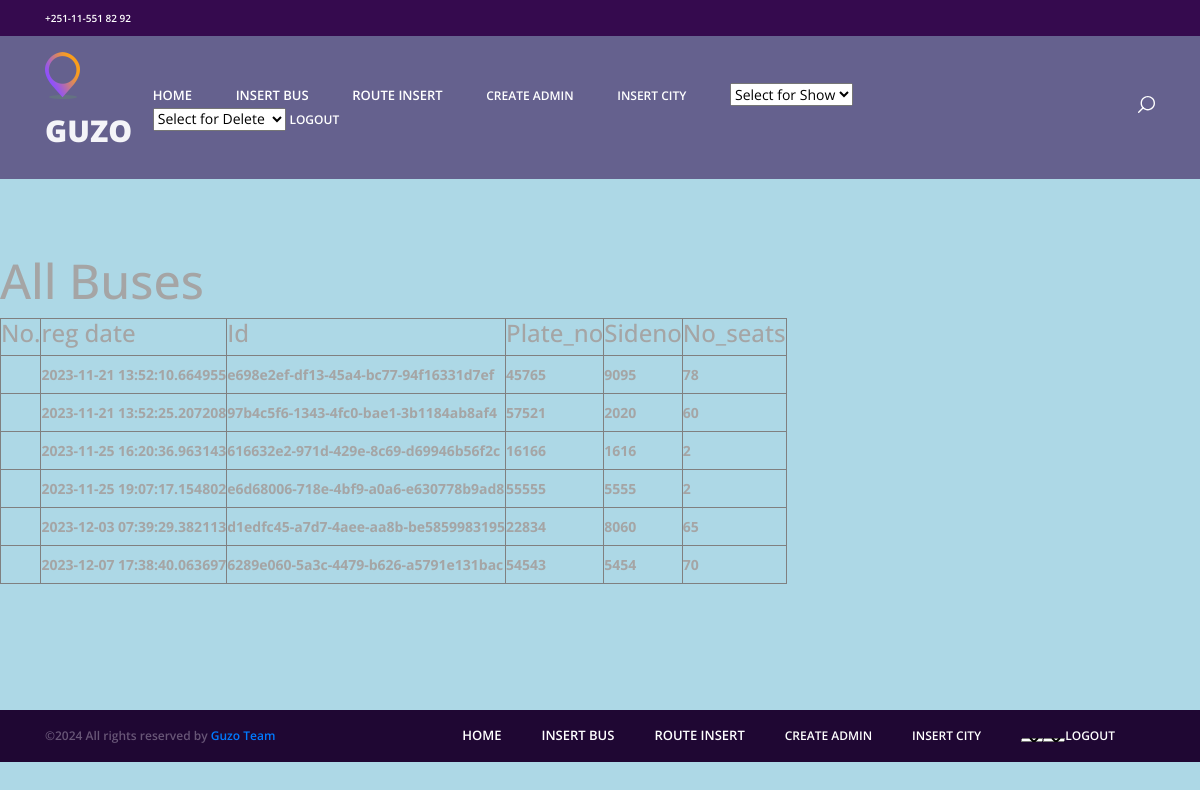
The app's page /buses with its own data.
### models/bus.py (models this page shows, shortened)
class Bus(BaseModel, Base):
    __tablename__ = 'buses'
    plate_no = Column(Integer,nullable=False,unique=True)
    sideno = Column(Integer,nullable=False,unique=True)
    no_seats = Column(Integer,nullable=False)
    """ routeid = relationship("Route", backref="buses")"""
    """tickets = relationship("Ticket", backref="buses")"""
    """tickets = relationship("Ticket", backref="buses")"""

### front_end/views.py (the view)
@views.route('/buses')
def buses():
    conn = sqlite3.connect('database.db')
    cursor = conn.cursor()
    cursor.execute('SELECT * FROM buses')
    buses  = cursor.fetchall()
    conn.close()
    if buses:
        return render_template('buses.html', buses=buses)
    else:
        return render_template('error.html',error="There is No Buses!")

### engine/db_storage.py (called while the page is built)
    def close(self):
        self.__session.close()

### front_end/templates/buses.html (shortened to what this page needs)
<!DOCTYPE html>
<html lang="en">
<head>
<link rel="stylesheet" type="text/css" href="../static/styles/bootstrap4/bootstrap.min.css">
<link href="../static/plugins/font-awesome-4.7.0/css/font-awesome.min.css" rel="stylesheet" type="text/css">
<link rel="stylesheet" type="text/css" href="../static/plugins/OwlCarousel2-2.2.1/owl.carousel.css">
<link rel="stylesheet" type="text/css" href="../static/plugins/OwlCarousel2-2.2.1/owl.theme.default.css">
<link rel="stylesheet" type="text/css" href="../static/plugins/OwlCarousel2-2.2.1/animate.css">
<link rel="stylesheet" type="text/css" href="../static/styles/main_styles.css">
<link rel="stylesheet" type="text/css" href="../static/styles/responsive.css">
</head>
<body style="background-color: lightblue;">
<div class="super_container">
<header class="header">
		<div class="top_bar">
			<div class="container">
				<div class="row">
					<div class="col d-flex flex-row">
						<div class="phone">+251-11-551 82 92</div>
						<div class="social">
							<ul class="social_list">
								<li class="social_list_item"><a href="#"><i class="fa fa-pinterest" aria-hidden="true"></i></a></li>
								<li class="social_list_item"><a href="#"><i class="fa fa-facebook" aria-hidden="true"></i></a></li>
								<li class="social_list_item"><a href="#"><i class="fa fa-twitter" aria-hidden="true"></i></a></li>
								<li class="social_list_item"><a href="#"><i class="fa fa-dribbble" aria-hidden="true"></i></a></li>
								<li class="social_list_item"><a href="#"><i class="fa fa-behance" aria-hidden="true"></i></a></li>
								<li class="social_list_item"><a href="#"><i class="fa fa-linkedin" aria-hidden="true"></i></a></li>
							</ul>
						</div>
					</div>
				</div>
			</div>
		</div>
		<nav class="main_nav">
			<div class="container">
				<div class="row">
					<div class="col main_nav_col d-flex flex-row align-items-center justify-content-start">
						<div class="logo_container">
							<div class="logo"><a href="#"><img src="../static/images/logo.png" alt="">guzo</a></div>
						</div>
						<div class="main_nav_container ml-auto">
							<ul class="main_nav_list">
<li class="main_nav_item"><a href="home">home</a></li>
<li class="main_nav_item"><a href="businsert">Insert Bus</a></li>
<li class="main_nav_item"><a href="route">Route insert</a></li>
<li class="footer_nav_item"><a href="admin" style="color:white;">Create Admin</a></li>
<li class="footer_nav_item"><a href="city" style="color:white;">Insert City</a></li>
<select onchange="location.href = this.value;"><option value="admindelete">Select for Show</option></select>
<select onchange="location.href = this.value;"><option value="admindelete">Select for Delete</option></select>
<li class="footer_nav_item"><a href="logout" style="color:white;">Logout</a></li>
							</ul>
						</div>
						<div class="content_search ml-lg-0 ml-auto">
						</div>
					</div>
				</div>
			</div>
		</nav>
	</header>
<h1>All Buses</h1>
    <table border = "1">
    <thead>
  <tr>
    <th><b><h3>No.</h3></b></th>
    <th><b><h3>reg date</h3></b></th>
    <th><b><h3>Id</h3></b></th>
    <th><b><h3>Plate_no</h3></b></th>
    <th><b><h3>Sideno</h3></b></th>
    <th><b><h3>No_seats</h3></b></th>
	</tr>
    </thead>
    <tbody>
	{% for bus in buses %}
      <tr>
      <td>
	<ol start = "1">
		<li><th> {{bus[5]}}</th> <th>{{bus[3]}}</th>  <th> {{bus[0]}}</th> <th>{{bus[1]}}</th> <th>{{bus[2]}}</th> </li></ol></td></tr>	 {% endfor %}    </tbody>
    </table>
  <div class="copyright">
		<div class="container">
			<div class="row">
				<div class="col-lg-3 order-lg-1 order-2  ">
					<div class="copyright_content d-flex flex-row align-items-center">
						<div>
&copy;<script>document.write(new Date().getFullYear());</script> All rights reserved by <a href="#">Guzo Team</a>
</div>
					</div>
				</div>
				<div class="col-lg-9 order-lg-2 order-1">
					<div class="footer_nav_container d-flex flex-row align-items-center justify-content-lg-end">
						<div class="footer_nav">
							<ul class="footer_nav_list">
							 <li class="main_nav_item"><a href="home">home</a></li>
<li class="main_nav_item"><a href="businsert">Insert Bus</a></li>
<li class="main_nav_item"><a href="route">Route insert</a></li>
<li class="footer_nav_item"><a href="admin" style="color:white;">Create Admin</a></li>
<li class="footer_nav_item"><a href="city" style="color:white;">Insert City</a></li>
<select onchange="location.href = this.value;"><option value="admindelete">Select for Show</option></select>
<select onchange="location.href = this.value;"><option value="admindelete">Select for Delete</option></select>
<li class="footer_nav_item"><a href="logout" style="color:white;">Logout</a></li>
							</ul>
						</div>
					</div>
				</div>
			</div>
		</div>
	</div>
</div>
</body>
</html>

### front_end/static/styles/main_styles.css (style rules this page uses)
* { margin: 0; padding: 0; -webkit-font-smoothing: antialiased; -webkit-text-shadow: rgba(0,0,0,.01) 0 0 1px; text-shadow: rgba(0,0,0,.01) 0 0 1px; }
body { font-family: 'Open Sans', sans-serif; font-size: 14px; font-weight: 400; background: #FFFFFF; color: #a5a5a5; }
div { display: block; position: relative; -webkit-box-sizing: border-box; -moz-box-sizing: border-box; box-sizing: border-box; }
ul { list-style: none; margin-bottom: 0px; }
a, a:hover, a:visited, a:active, a:link { text-decoration: none; -webkit-font-smoothing: antialiased; -webkit-text-shadow: rgba(0,0,0,.01) 0 0 1px; text-shadow: rgba(0,0,0,.01) 0 0 1px; }
h1 { font-size: 48px; }
h3 { font-size: 24px; }
h1, h2, h3, h4, h5, h6 { font-family: 'Open Sans', sans-serif; -webkit-font-smoothing: antialiased; -webkit-text-shadow: rgba(0,0,0,.01) 0 0 1px; text-shadow: rgba(0,0,0,.01) 0 0 1px; }
.super_container { width: 100%; overflow: hidden; }
.header { position: fixed; width: 100%; background: rgba(54, 19, 84, 0.6); z-index: 12; }
.top_bar { width: 100%; height: 36px; background: #350a4e; -webkit-transition: all 400ms ease; -moz-transition: all 400ms ease; -ms-transition: all 400ms ease; -o-transition: all 400ms ease; transition: all 400ms ease; }
.phone { display: inline-block; margin-right: 36px; line-height: 36px; font-size: 10px; font-weight: 600; color: #FFFFFF; }
.social_list_item { position: relative; display: inline-block; margin-right: 3px; }
.social_list_item:last-child { margin-right: 0px; }
.social_list_item a { display: block; width: 100%; padding-left: 10px; padding-right: 10px; line-height: 36px; }
.social_list_item a i { font-size: 12px; color: #FFFFFF; -webkit-transition: all 200ms ease; -moz-transition: all 200ms ease; -ms-transition: all 200ms ease; -o-transition: all 200ms ease; transition: all 200ms ease; }
.main_nav_col { height: 143px; -webkit-transition: all 400ms ease; -moz-transition: all 400ms ease; -ms-transition: all 400ms ease; -o-transition: all 400ms ease; transition: all 400ms ease; }
.logo_container { -webkit-transform: translateY(-6px); -moz-transform: translateY(-6px); -ms-transform: translateY(-6px); -o-transform: translateY(-6px); transform: translateY(-6px); }
.logo a { font-family: 'Open Sans', sans-serif; font-size: 30px; color: #f4f4f8; font-weight: 800; text-transform: uppercase; }
.logo a img { display: inline-block; vertical-align: baseline; margin-right: 9px; -webkit-transform: translateY(2px); -moz-transform: translateY(2px); -ms-transform: translateY(2px); -o-transform: translateY(2px); transform: translateY(2px); }
.main_nav_container { margin-right: 221px; }
.main_nav_item { position: relative; display: inline-block; margin-right: 40px; }
.main_nav_item a { font-family: 'Open Sans', sans-serif; font-size: 13px; font-weight: 600; color: #FFFFFF; text-transform: uppercase; padding-bottom: 10px; padding-top: 10px; }
.main_nav_item::after { display: block; position: absolute; left: -1px; bottom: -11px; width: calc(100% + 2px); height: 2px; background: linear-gradient(to right, #fa9e1b, #8d4fff); content: ''; opacity: 0; -webkit-transition: all 200ms ease; -moz-transition: all 200ms ease; -ms-transition: all 200ms ease; -o-transition: all 200ms ease; transition: all 200ms ease; }
.content_search { -webkit-transform: translateY(-1px); -moz-transform: translateY(-1px); -ms-transform: translateY(-1px); -o-transform: translateY(-1px); transform: translateY(-1px); cursor: pointer; }
.copyright { background: #1f0733; }
.copyright_content { height: 52px; }
.copyright_content div { font-size: 12px; font-weight: 600; color: #685677; }
.footer_nav_container { height: 52px; }
.footer_nav_list { font-size: 0px; }
.footer_nav_item { display: inline-block; margin-right: 40px; }
.footer_nav_item a { font-size: 12px; font-weight: 600; color: #685677; text-transform: uppercase; line-height: 2; -webkit-transition: all 200ms ease; -moz-transition: all 200ms ease; -ms-transition: all 200ms ease; -o-transition: all 200ms ease; transition: all 200ms ease; }

### records on screen
Bus: updated_at "2023-11-21 13:52:10.664955", id "e698e2ef-df13-45a4-bc77-94f16331d7ef", plate_no "45765", sideno "9095", no_seats "78"
Bus: updated_at "2023-11-21 13:52:25.207208", id "97b4c5f6-1343-4fc0-bae1-3b1184ab8af4", plate_no "57521", sideno "2020", no_seats "60"
Bus: updated_at "2023-11-25 16:20:36.963143", id "616632e2-971d-429e-8c69-d69946b56f2c", plate_no "16166", sideno "1616", no_seats "2"
Bus: updated_at "2023-11-25 19:07:17.154802", id "e6d68006-718e-4bf9-a0a6-e630778b9ad8", plate_no "55555", sideno "5555", no_seats "2"
Bus: updated_at "2023-12-03 07:39:29.382113", id "d1edfc45-a7d7-4aee-aa8b-be5859983195", plate_no "22834", sideno "8060", no_seats "65"
Bus: updated_at "2023-12-07 17:38:40.063697", id "6289e060-5a3c-4479-b626-a5791e131bac", plate_no "54543", sideno "5454", no_seats "70"
